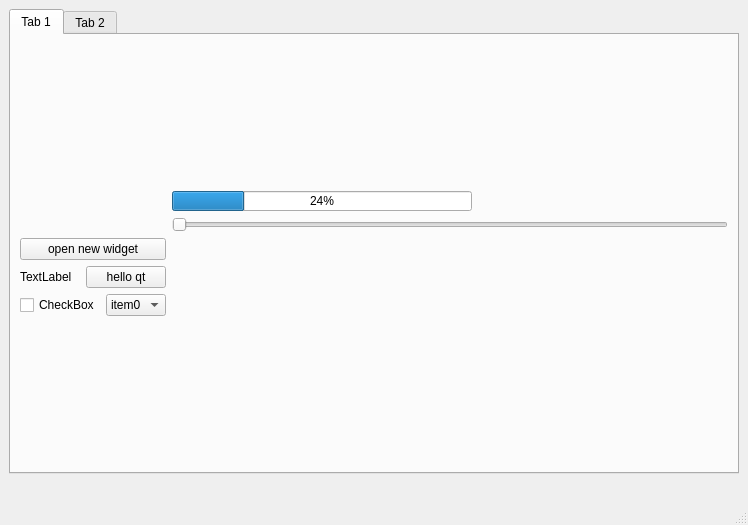
<?xml version="1.0" encoding="UTF-8"?>
<ui version="4.0">
 <class>MainWindow</class>
 <widget class="QMainWindow" name="MainWindow">
  <property name="geometry">
   <rect>
    <x>0</x>
    <y>0</y>
    <width>748</width>
    <height>525</height>
   </rect>
  </property>
  <property name="windowTitle">
   <string>MainWindow</string>
  </property>
  <widget class="QWidget" name="centralwidget">
   <layout class="QVBoxLayout" name="verticalLayout_4">
    <item>
     <widget class="QTabWidget" name="tabWidget">
      <property name="currentIndex">
       <number>0</number>
      </property>
      <widget class="QWidget" name="tab">
       <attribute name="title">
        <string>Tab 1</string>
       </attribute>
       <layout class="QVBoxLayout" name="verticalLayout_3">
        <item>
         <layout class="QGridLayout" name="gridLayout">
          <item row="2" column="0">
           <layout class="QVBoxLayout" name="verticalLayout_2">
            <item>
             <layout class="QHBoxLayout" name="horizontalLayout">
              <item>
               <widget class="QLabel" name="label">
                <property name="text">
                 <string>TextLabel</string>
                </property>
               </widget>
              </item>
              <item>
               <widget class="QPushButton" name="pushButton">
                <property name="text">
                 <string>hello qt</string>
                </property>
               </widget>
              </item>
             </layout>
            </item>
            <item>
             <layout class="QHBoxLayout" name="horizontalLayout_2">
              <item>
               <widget class="QCheckBox" name="checkBox">
                <property name="text">
                 <string>CheckBox</string>
                </property>
               </widget>
              </item>
              <item>
               <widget class="QComboBox" name="comboBox">
                <item>
                 <property name="text">
                  <string>item0</string>
                 </property>
                </item>
                <item>
                 <property name="text">
                  <string>item1</string>
                 </property>
                </item>
               </widget>
              </item>
             </layout>
            </item>
           </layout>
          </item>
          <item row="0" column="1">
           <layout class="QVBoxLayout" name="verticalLayout">
            <item>
             <widget class="QProgressBar" name="progressBar">
              <property name="minimumSize">
               <size>
                <width>200</width>
                <height>20</height>
               </size>
              </property>
              <property name="maximumSize">
               <size>
                <width>300</width>
                <height>20</height>
               </size>
              </property>
              <property name="value">
               <number>24</number>
              </property>
             </widget>
            </item>
            <item>
             <widget class="QSlider" name="horizontalSlider">
              <property name="orientation">
               <enum>Qt::Horizontal</enum>
              </property>
             </widget>
            </item>
           </layout>
          </item>
          <item row="1" column="0">
           <widget class="QPushButton" name="open_new_btn">
            <property name="text">
             <string>open new widget</string>
            </property>
           </widget>
          </item>
         </layout>
        </item>
       </layout>
      </widget>
      <widget class="QWidget" name="tab_2">
       <attribute name="title">
        <string>Tab 2</string>
       </attribute>
       <layout class="QVBoxLayout" name="verticalLayout_5">
        <item>
         <widget class="QTreeWidget" name="treeWidget">
          <attribute name="headerMinimumSectionSize">
           <number>160</number>
          </attribute>
          <attribute name="headerDefaultSectionSize">
           <number>160</number>
          </attribute>
          <column>
           <property name="text">
            <string notr="true">1</string>
           </property>
          </column>
         </widget>
        </item>
       </layout>
      </widget>
     </widget>
    </item>
    <item>
     <widget class="QLabel" name="label_slider_value">
      <property name="text">
       <string/>
      </property>
     </widget>
    </item>
   </layout>
  </widget>
  <widget class="QMenuBar" name="menubar">
   <property name="geometry">
    <rect>
     <x>0</x>
     <y>0</y>
     <width>748</width>
     <height>22</height>
    </rect>
   </property>
  </widget>
  <widget class="QStatusBar" name="statusbar"/>
 </widget>
 <resources/>
 <connections/>
</ui>
